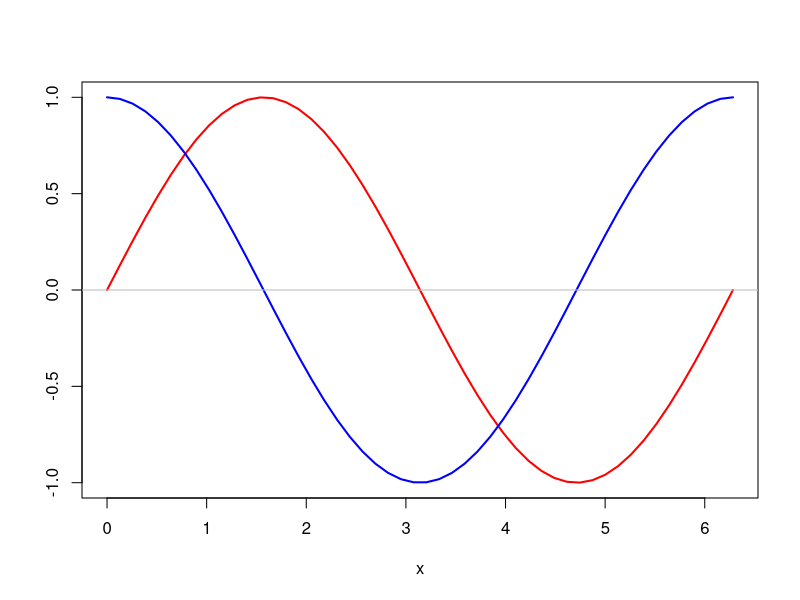

Generate this figure with R:
## ---- chunk 1
f <- function() {
  x <- seq(0, 2*pi, length=50)
  y1 <- sin(x)
  y2 <- cos(x)
  plot(x, y1, type="l", lwd=2, col="red",
       xlab="x", ylab="")
  lines(x, y2, lwd=2, col="blue")
  abline(h=0, col="gray")
}
f()
## ---- chunk 2
f <- function(x) 1/sqrt(1 + x^2)
## ---- chunk 3
f(1)
1/sqrt(1+1)
## ---- chunk 4
## Alternatively
f2 <- \(x) 1/sqrt(1 + x^2)
f2(1)
## ---- chunk 5
skewness <- function(x) {
  n <- length(x)
  xbar <- mean(x)
  S <- sd(x)
  n/(n-1)/(n-2)*sum( (x - xbar)^3 ) / S^3
}
## ---- chunk 6
fsub <- function(x, y=0){
  cat("x=", x, " y=", y, "\n")
  x - y
}
## ---- chunk 7
body(fsub)
## ---- chunk 8
formals(fsub)
## ---- chunk 9
environment(fsub)
## ---- chunk 10
fsub(3, 1)
## x= 3  y= 1
## [1] 2
fsub(3)
## x= 3  y= 0
## [1] 3
## ---- chunk 11
fsub(x=3, y=1)
## x= 3  y= 1
## [1] 2
fsub(y=1, x=3)
## x= 3  y= 1
## [1] 2
fsub(x=3)
## x= 3  y= 0
## [1] 3
fsub(3, y=1)
## x= 3  y= 1
## [1] 2
fsub(1, x=3)
## x= 3  y= 1
## [1] 2
fsub(x=3, 1)
## x= 3  y= 1
## [1] 2
## ---- chunk 12
## options(warnPartialMatchArgs = TRUE)
## ---- chunk 13
# x |>
#   sqrt() |>
#   sin()
## ---- chunk 14
## sum(log(x, b))
## ---- chunk 15
# x |>
#   log(base = b) |>
#   sum()
## ---- chunk 16
x <- c(2,1,3,5,4)
x |>
  diff() |>
  (\(x) x > 0)() |>
  as.numeric() |>
  (\(x) c(0, x))()
## [1] 0 0 1 1 0
## ---- chunk 17
fib1 <- function(n){
  if(n == 0) return(0)
  else if(n == 1) return(1)
  else if(n >=2 ) {
    return(Recall(n-1) + Recall(n-2))
  }
}
for(i in 0:10) cat("i =", i, " x[i] =", fib1(i), "\n")
## ---- chunk 18
vapply(iris[,1:4], function(x) max(x) - min(x), 0.0)
## ---- chunk 19
vapply(iris[,1:4], \(x) max(x) - min(x), 0.0)
## ---- chunk 20
integrate(function(x) sin(x)^2, 0, pi)
## ---- chunk 21
xv <- c(1,2,3)
xl <- list(a=11:15, b="James")
if(exists("x")) rm(x)
f <- function(x, y){
  cat("输入的 x=", x, "\n")
  x[2] <- -1
  cat("函数中修改后的 x=", x, "\n")
  cat("输入的y为:\n"); print(y)
  y[[2]] <- "Mary"
  cat("函数中修改过的y为:\n"); print(y)
}
f(xv, xl)
## 输入的 x= 1 2 3 
## 函数中修改后的 x= 1 -1 3 
## 输入的y为:
## $a
## [1] 11 12 13 14 15
## 
## $b
## [1] "James"
## 
## 函数中修改过的y为:
## $a
## [1] 11 12 13 14 15
## 
## $b
## [1] "Mary"
## 
cat("函数运行完毕后原来变量xv不变：", xv, "\n")
## 函数运行完毕后原来变量xv不变： 1 2 3 
cat("函数运行完毕后原来变量xl不变：:\n"); print(xl)
## 函数运行完毕后原来变量xl不变：:
## $a
## [1] 11 12 13 14 15
## 
## $b
## [1] "James"
## 
cat("函数运行完毕后形式参数x不存在：:\n")
## 函数运行完毕后形式参数x不存在：:
## Error in print(x) : object "x" not found
## ---- chunk 22
x.g <- 9999
f <- function(x){
  cat("函数内读取：全局变量 x.g = ", x.g, "\n")
  x.g <- -1
  cat("函数内对与全局变量同名的变量赋值： x.g = ", x.g, "\n")
}
f()
cat("退出函数后原来的全局变量不变： x.g =", x.g, "\n")
## ---- chunk 23
x.g <- 9999
f <- function(x){
  cat("函数内读取：全局变量 x.g = ", x.g, "\n")
  x.g <<- -1
  cat("函数内用"<<-"对全局变量变量赋值： x.g = ", x.g, "\n")
}
f()
cat("退出函数后原来的全局变量被修改了： x.g =", x.g, "\n")
